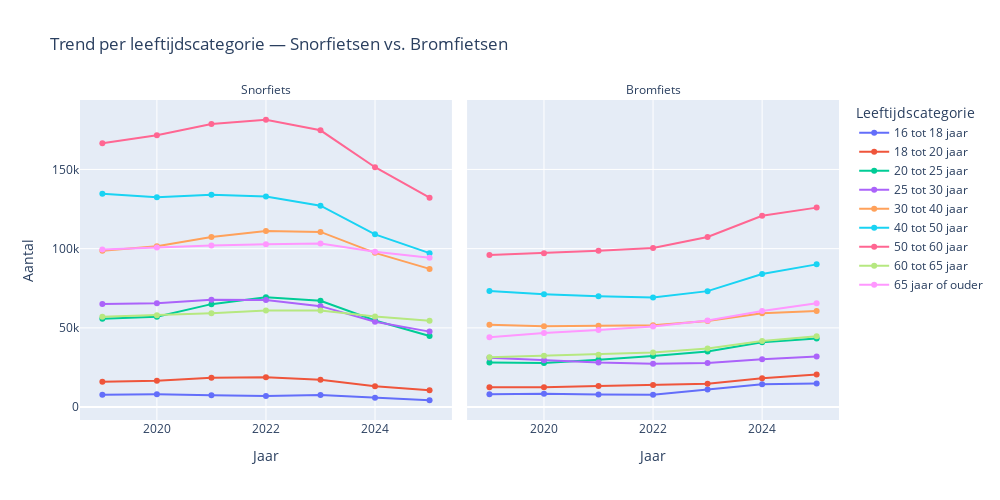

Here is the notebook cell this chart was saved with:
### Code cell
df_jaar_leeftijd = (df.groupby(["Jaar", "Leeftijdscategorie", "Type"])["Aantal"].sum().reset_index())


fig = px.line(
    data_frame = df_jaar_leeftijd,
    x="Jaar",
    y="Aantal",
    color="Leeftijdscategorie",
    facet_col="Type",                 
    markers=True,
    category_orders={"Type": ["Snorfiets", "Bromfiets"]},
    labels={"Jaar": "Jaar", "Aantal": "Aantal", "Leeftijdscategorie": "Leeftijdscategorie"},
    title="Trend per leeftijdscategorie — Snorfietsen vs. Bromfietsen"
)


fig.for_each_annotation(lambda a: a.update(text=a.text.split("=")[-1]))

# Y-as delen voor eerlijke vergelijking
fig.update_yaxes(matches="y")

fig.update_layout(height=500, width=1000, legend_title_text="Leeftijdscategorie")
fig.show()

### Figure 1 — Plotly figure (JSON) as saved in the notebook; plotly's stock layout.template omitted (floating-point values rounded to 4 significant figures)
{"data": [{"hovertemplate": "Leeftijdscategorie=16 tot 18 jaar<br>Type=Snorfiets<br>Jaar=%{x}<br>Aantal=%{y}<extra></extra>", "legendgroup": "16 tot 18 jaar", "line": {"color": "#636efa", "dash": "solid"}, "marker": {"symbol": "circle"}, "mode": "lines+markers", "name": "16 tot 18 jaar", "orientation": "v", "showlegend": true, "type": "scatter", "x": [2019, 2020, 2021, 2022, 2023, 2024, 2025], "xaxis": "x", "y": [7852.0, 8019.0, 7524.0, 6988.0, 7685.0, 5924.0, 4309.0], "yaxis": "y"}, {"hovertemplate": "Leeftijdscategorie=18 tot 20 jaar<br>Type=Snorfiets<br>Jaar=%{x}<br>Aantal=%{y}<extra></extra>", "legendgroup": "18 tot 20 jaar", "line": {"color": "#EF553B", "dash": "solid"}, "marker": {"symbol": "circle"}, "mode": "lines+markers", "name": "18 tot 20 jaar", "orientation": "v", "showlegend": true, "type": "scatter", "x": [2019, 2020, 2021, 2022, 2023, 2024, 2025], "xaxis": "x", "y": [15980.0, 16690.0, 18520.0, 18870.0, 17210.0, 13160.0, 10700.0], "yaxis": "y"}, {"hovertemplate": "Leeftijdscategorie=20 tot 25 jaar<br>Type=Snorfiets<br>Jaar=%{x}<br>Aantal=%{y}<extra></extra>", "legendgroup": "20 tot 25 jaar", "line": {"color": "#00cc96", "dash": "solid"}, "marker": {"symbol": "circle"}, "mode": "lines+markers", "name": "20 tot 25 jaar", "orientation": "v", "showlegend": true, "type": "scatter", "x": [2019, 2020, 2021, 2022, 2023, 2024, 2025], "xaxis": "x", "y": [55800.0, 57020.0, 64970.0, 69280.0, 67060.0, 54660.0, 44870.0], "yaxis": "y"}, {"hovertemplate": "Leeftijdscategorie=25 tot 30 jaar<br>Type=Snorfiets<br>Jaar=%{x}<br>Aantal=%{y}<extra></extra>", "legendgroup": "25 tot 30 jaar", "line": {"color": "#ab63fa", "dash": "solid"}, "marker": {"symbol": "circle"}, "mode": "lines+markers", "name": "25 tot 30 jaar", "orientation": "v", "showlegend": true, "type": "scatter", "x": [2019, 2020, 2021, 2022, 2023, 2024, 2025], "xaxis": "x", "y": [65020.0, 65500.0, 67810.0, 67630.0, 63710.0, 53920.0, 47640.0], "yaxis": "y"}, {"hovertemplate": "Leeftijdscategorie=30 tot 40 jaar<br>Type=Snorfiets<br>Jaar=%{x}<br>Aantal=%{y}<extra></extra>", "legendgroup": "30 tot 40 jaar", "line": {"color": "#FFA15A", "dash": "solid"}, "marker": {"symbol": "circle"}, "mode": "lines+markers", "name": "30 tot 40 jaar", "orientation": "v", "showlegend": true, "type": "scatter", "x": [2019, 2020, 2021, 2022, 2023, 2024, 2025], "xaxis": "x", "y": [98650.0, 101500.0, 107400.0, 111100.0, 110600.0, 97340.0, 87220.0], "yaxis": "y"}, {"hovertemplate": "Leeftijdscategorie=40 tot 50 jaar<br>Type=Snorfiets<br>Jaar=%{x}<br>Aantal=%{y}<extra></extra>", "legendgroup": "40 tot 50 jaar", "line": {"color": "#19d3f3", "dash": "solid"}, "marker": {"symbol": "circle"}, "mode": "lines+markers", "name": "40 tot 50 jaar", "orientation": "v", "showlegend": true, "type": "scatter", "x": [2019, 2020, 2021, 2022, 2023, 2024, 2025], "xaxis": "x", "y": [134600.0, 132500.0, 134000.0, 132900.0, 127100.0, 109000.0, 97150.0], "yaxis": "y"}, {"hovertemplate": "Leeftijdscategorie=50 tot 60 jaar<br>Type=Snorfiets<br>Jaar=%{x}<br>Aantal=%{y}<extra></extra>", "legendgroup": "50 tot 60 jaar", "line": {"color": "#FF6692", "dash": "solid"}, "marker": {"symbol": "circle"}, "mode": "lines+markers", "name": "50 tot 60 jaar", "orientation": "v", "showlegend": true, "type": "scatter", "x": [2019, 2020, 2021, 2022, 2023, 2024, 2025], "xaxis": "x", "y": [166600.0, 171600.0, 178600.0, 181400.0, 174700.0, 151400.0, 132200.0], "yaxis": "y"}, {"hovertemplate": "Leeftijdscategorie=60 tot 65 jaar<br>Type=Snorfiets<br>Jaar=%{x}<br>Aantal=%{y}<extra></extra>", "legendgroup": "60 tot 65 jaar", "line": {"color": "#B6E880", "dash": "solid"}, "marker": {"symbol": "circle"}, "mode": "lines+markers", "name": "60 tot 65 jaar", "orientation": "v", "showlegend": true, "type": "scatter", "x": [2019, 2020, 2021, 2022, 2023, 2024, 2025], "xaxis": "x", "y": [56960.0, 58020.0, 59290.0, 60900.0, 61010.0, 57140.0, 54510.0], "yaxis": "y"}, {"hovertemplate": "Leeftijdscategorie=65 jaar of ouder<br>Type=Snorfiets<br>Jaar=%{x}<br>Aantal=%{y}<extra></extra>", "legendgroup": "65 jaar of ouder", "line": {"color": "#FF97FF", "dash": "solid"}, "marker": {"symbol": "circle"}, "mode": "lines+markers", "name": "65 jaar of ouder", "orientation": "v", "showlegend": true, "type": "scatter", "x": [2019, 2020, 2021, 2022, 2023, 2024, 2025], "xaxis": "x", "y": [99440.0, 100800.0, 102100.0, 102800.0, 103200.0, 98020.0, 94200.0], "yaxis": "y"}, {"hovertemplate": "Leeftijdscategorie=16 tot 18 jaar<br>Type=Bromfiets<br>Jaar=%{x}<br>Aantal=%{y}<extra></extra>", "legendgroup": "16 tot 18 jaar", "line": {"color": "#636efa", "dash": "solid"}, "marker": {"symbol": "circle"}, "mode": "lines+markers", "name": "16 tot 18 jaar", "orientation": "v", "showlegend": false, "type": "scatter", "x": [2019, 2020, 2021, 2022, 2023, 2024, 2025], "xaxis": "x2", "y": [8039.0, 8490.0, 8002.0, 7736.0, 11040.0, 14340.0, 14870.0], "yaxis": "y2"}, {"hovertemplate": "Leeftijdscategorie=18 tot 20 jaar<br>Type=Bromfiets<br>Jaar=%{x}<br>Aantal=%{y}<extra></extra>", "legendgroup": "18 tot 20 jaar", "line": {"color": "#EF553B", "dash": "solid"}, "marker": {"symbol": "circle"}, "mode": "lines+markers", "name": "18 tot 20 jaar", "orientation": "v", "showlegend": false, "type": "scatter", "x": [2019, 2020, 2021, 2022, 2023, 2024, 2025], "xaxis": "x2", "y": [12480.0, 12540.0, 13360.0, 13950.0, 14690.0, 18170.0, 20620.0], "yaxis": "y2"}, {"hovertemplate": "Leeftijdscategorie=20 tot 25 jaar<br>Type=Bromfiets<br>Jaar=%{x}<br>Aantal=%{y}<extra></extra>", "legendgroup": "20 tot 25 jaar", "line": {"color": "#00cc96", "dash": "solid"}, "marker": {"symbol": "circle"}, "mode": "lines+markers", "name": "20 tot 25 jaar", "orientation": "v", "showlegend": false, "type": "scatter", "x": [2019, 2020, 2021, 2022, 2023, 2024, 2025], "xaxis": "x2", "y": [28200.0, 27760.0, 29950.0, 32180.0, 35040.0, 40940.0, 43240.0], "yaxis": "y2"}, {"hovertemplate": "Leeftijdscategorie=25 tot 30 jaar<br>Type=Bromfiets<br>Jaar=%{x}<br>Aantal=%{y}<extra></extra>", "legendgroup": "25 tot 30 jaar", "line": {"color": "#ab63fa", "dash": "solid"}, "marker": {"symbol": "circle"}, "mode": "lines+markers", "name": "25 tot 30 jaar", "orientation": "v", "showlegend": false, "type": "scatter", "x": [2019, 2020, 2021, 2022, 2023, 2024, 2025], "xaxis": "x2", "y": [31140.0, 29600.0, 28110.0, 27380.0, 27770.0, 30260.0, 31920.0], "yaxis": "y2"}, {"hovertemplate": "Leeftijdscategorie=30 tot 40 jaar<br>Type=Bromfiets<br>Jaar=%{x}<br>Aantal=%{y}<extra></extra>", "legendgroup": "30 tot 40 jaar", "line": {"color": "#FFA15A", "dash": "solid"}, "marker": {"symbol": "circle"}, "mode": "lines+markers", "name": "30 tot 40 jaar", "orientation": "v", "showlegend": false, "type": "scatter", "x": [2019, 2020, 2021, 2022, 2023, 2024, 2025], "xaxis": "x2", "y": [51990.0, 50990.0, 51280.0, 51600.0, 54400.0, 59220.0, 60660.0], "yaxis": "y2"}, {"hovertemplate": "Leeftijdscategorie=40 tot 50 jaar<br>Type=Bromfiets<br>Jaar=%{x}<br>Aantal=%{y}<extra></extra>", "legendgroup": "40 tot 50 jaar", "line": {"color": "#19d3f3", "dash": "solid"}, "marker": {"symbol": "circle"}, "mode": "lines+markers", "name": "40 tot 50 jaar", "orientation": "v", "showlegend": false, "type": "scatter", "x": [2019, 2020, 2021, 2022, 2023, 2024, 2025], "xaxis": "x2", "y": [73190.0, 71230.0, 69950.0, 69160.0, 73190.0, 84030.0, 90080.0], "yaxis": "y2"}, {"hovertemplate": "Leeftijdscategorie=50 tot 60 jaar<br>Type=Bromfiets<br>Jaar=%{x}<br>Aantal=%{y}<extra></extra>", "legendgroup": "50 tot 60 jaar", "line": {"color": "#FF6692", "dash": "solid"}, "marker": {"symbol": "circle"}, "mode": "lines+markers", "name": "50 tot 60 jaar", "orientation": "v", "showlegend": false, "type": "scatter", "x": [2019, 2020, 2021, 2022, 2023, 2024, 2025], "xaxis": "x2", "y": [95940.0, 97050.0, 98610.0, 100500.0, 107400.0, 120700.0, 125900.0], "yaxis": "y2"}, {"hovertemplate": "Leeftijdscategorie=60 tot 65 jaar<br>Type=Bromfiets<br>Jaar=%{x}<br>Aantal=%{y}<extra></extra>", "legendgroup": "60 tot 65 jaar", "line": {"color": "#B6E880", "dash": "solid"}, "marker": {"symbol": "circle"}, "mode": "lines+markers", "name": "60 tot 65 jaar", "orientation": "v", "showlegend": false, "type": "scatter", "x": [2019, 2020, 2021, 2022, 2023, 2024, 2025], "xaxis": "x2", "y": [31500.0, 32400.0, 33100.0, 34400.0, 36950.0, 41700.0, 44650.0], "yaxis": "y2"}, {"hovertemplate": "Leeftijdscategorie=65 jaar of ouder<br>Type=Bromfiets<br>Jaar=%{x}<br>Aantal=%{y}<extra></extra>", "legendgroup": "65 jaar of ouder", "line": {"color": "#FF97FF", "dash": "solid"}, "marker": {"symbol": "circle"}, "mode": "lines+markers", "name": "65 jaar of ouder", "orientation": "v", "showlegend": false, "type": "scatter", "x": [2019, 2020, 2021, 2022, 2023, 2024, 2025], "xaxis": "x2", "y": [44060.0, 46710.0, 48680.0, 50810.0, 54720.0, 60580.0, 65540.0], "yaxis": "y2"}], "layout": {"annotations": [{"font": {}, "showarrow": false, "text": "Snorfiets", "x": 0.245, "xanchor": "center", "xref": "paper", "y": 1, "yanchor": "bottom", "yref": "paper"}, {"font": {}, "showarrow": false, "text": "Bromfiets", "x": 0.755, "xanchor": "center", "xref": "paper", "y": 1, "yanchor": "bottom", "yref": "paper"}], "height": 500, "legend": {"title": {"text": "Leeftijdscategorie"}, "tracegroupgap": 0}, "title": {"text": "Trend per leeftijdscategorie — Snorfietsen vs. Bromfietsen"}, "width": 1000, "xaxis": {"anchor": "y", "domain": [0, 0.49], "title": {"text": "Jaar"}}, "xaxis2": {"anchor": "y2", "domain": [0.51, 1], "matches": "x", "title": {"text": "Jaar"}}, "yaxis": {"anchor": "x", "domain": [0, 1], "matches": "y", "title": {"text": "Aantal"}}, "yaxis2": {"anchor": "x2", "domain": [0, 1], "matches": "y", "showticklabels": false}}}
